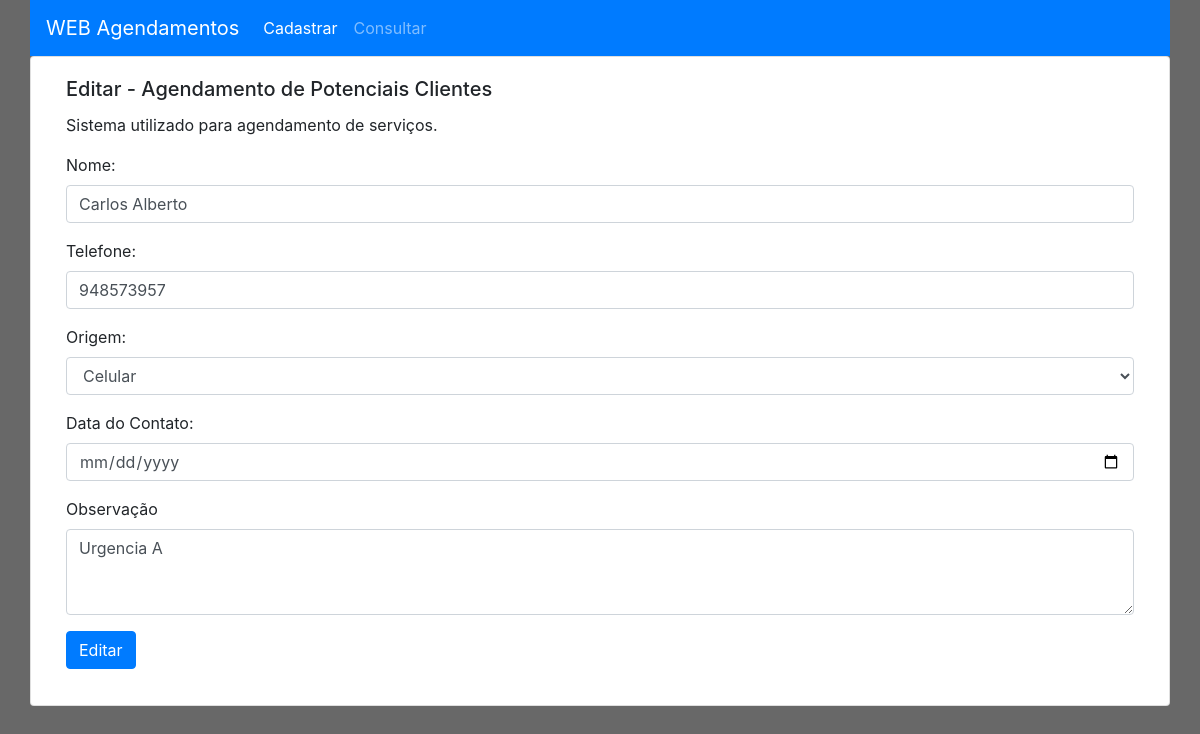
/update.php, run on the app's committed database.
### tables this page shows
CREATE TABLE `agendamentos` (
  `id` int(11) NOT NULL,
  `nome` varchar(50) DEFAULT NULL,
  `telefone` varchar(15) DEFAULT NULL,
  `origem` varchar(30) DEFAULT NULL,
  `data_contato` datetime DEFAULT NULL,
  `observacao` varchar(100) DEFAULT NULL
);

### controller/ControllerCadastro.php (called while the page is built, shortened)
<?php
$root = realpath($_SERVER["DOCUMENT_ROOT"]);
require_once("$root/html-bd-proj/model/cadastro.php");
class cadastroController{
    private $cadastro;
    public function __construct(){
        $this->cadastro = new Cadastro();
    }
    public function listar($id){
        return $result = $this->cadastro->listar($id);
    }
}

### model/banco.php (called while the page is built, shortened)
<?php
class Banco{
    protected $mysqli;
    private function conexao(){
        $this->mysqli = new mysqli(BD_SERVIDOR, BD_USUARIO, BD_SENHA, BD_BANCO);
    }
    public function getAgendamentos($id) {
        try {
            if(isset($id) && $id > 0){
                $stmt = $this->mysqli->query("select * from agendamentos WHERE id = '" . $id . "';");
            }else{
                $stmt = $this->mysqli->query("select * from agendamentos;");
            }
            $lista = $stmt->fetch_all(MYSQLI_ASSOC);
            $f_lista = array();
            $i = 0;
            foreach ($lista as $l) {
                $f_lista[$i]['id'] = $l['id'];
                $f_lista[$i]['nome'] = $l['nome'];
                $f_lista[$i]['telefone'] = $l['telefone'];
                $f_lista[$i]['origem'] = $l['origem'];
                $f_lista[$i]['data_contato'] = $l['data_contato'];
                $f_lista[$i]['observacao'] = $l['observacao'];
                $i++;
            }
            return $f_lista;
        } catch (Exception $e) {
            echo "Erro:" . $e;
        }
    }
}
?>

### model/cadastro.php (called while the page is built, shortened)
<?php
require_once("banco.php");
class Cadastro extends Banco {
    public function listar($id){
    	return $this->getAgendamentos($id);
    }
}
?>

### update.php (the view, shortened to what this page needs)
<?php
require_once("controller/ControllerCadastro.php");
?>
<!DOCTYPE html>
<html>
<head>
	<link rel="stylesheet" href="bootstrap/css/bootstrap.css">
	<link rel="stylesheet" href="css/estilo.css">
</head>
<body>
	<div class="container">
		<div class="row">
			<nav class="navbar navbar-expand-lg navbar-dark bg-primary col-12">
			<a class="navbar-brand" href="index.php">WEB Agendamentos</a>
				<div class="collapse navbar-collapse" id="navbarNavDropdown">
					<ul class="navbar-nav">
						<li class="nav-item active">
							<a class="nav-link" href="index.php">Cadastrar<span class="sr-only">(current)</span></a>
						</li>
						<li class="nav-item">
							<a class="nav-link" href="consultarClientes.php">Consultar</a>
						</li>
					</ul>
				</div>
			</nav>
		</div>
		<div class="row">
			<div class="card mb-3 col-12">
				<div class="card-body">
					<h5 class="card-title">Editar - Agendamento de Potenciais Clientes</h5>
					<p class="card-text">Sistema utilizado para agendamento de serviços.</p>
					<p>
						<?php
							$controller = new cadastroController();
							$resultado = $controller->listar($_GET['id']);
						?>
						<form method="post" action="controller/ControllerCadastro.php?funcao=editar&id=<?php echo $resultado[0]['id']; ?>" id="form" name="form">
							<div class="form-group">
								<label for="exampleFormControlInput1">Nome:</label>
								<input type="text" class="form-control" name="txtNome" required id="txtNome" value="<?php echo $resultado[0]['nome']; ?>">
							</div>
							<div class="form-group">
								<label for="exampleFormControlInput1">Telefone:</label>
								<input type="tel" class="form-control" required name="txtTelefone" id="txtTelefone" placeholder="(xx)xxxxx-xxxx" value="<?php echo $resultado[0]['telefone']; ?>">
							</div>
							<div class="form-group">
								<label for="exampleFormControlSelect1">Origem:</label>
								<select class="form-control" required name="txtOrigem" id="txtOrigem">
									<option <?php if($resultado[0]['origem'] == "Celular"){ echo "selected"; } ?>>Celular</option>
								</select>
							</div>
							<div class="form-group">
								<label for="exampleFormControlInput1">Data do Contato:</label>
								<input type="date" class="form-control" required name="txtDataContato" id="txtDataContato" value="<?php echo $resultado[0]['data_contato']; ?>">
							</div>
							<div class="form-group">
								<label for="exampleFormControlTextarea1">Observação</label>
								<textarea class="form-control" name="txtObservacao" id="txtObservacao" rows="3"><?php echo $resultado[0]['observacao']; ?></textarea>
							</div>
							<button type="submit" id="btnInserir" class="btn btn-primary">Editar</button>
						</form>
					</p>
				</div>
			</div>
		</div>
	</div>
</body>
</html>

### css/estilo.css (style rules this page uses)
body { background-color: #686868; }

### data on the page
agendamentos: txtNome "Carlos Alberto", txtTelefone "948573957", txtObservacao "Urgencia A"
